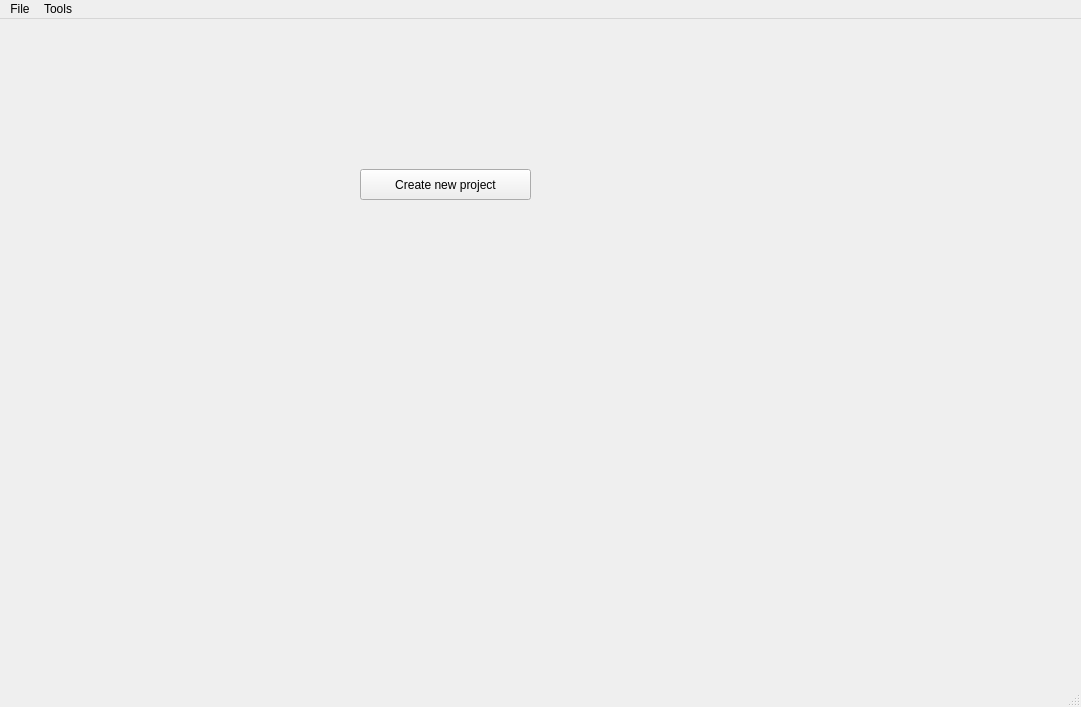
<?xml version="1.0" encoding="UTF-8"?>
<ui version="4.0">
 <class>MainWindow</class>
 <widget class="QMainWindow" name="MainWindow">
  <property name="geometry">
   <rect>
    <x>0</x>
    <y>0</y>
    <width>1081</width>
    <height>707</height>
   </rect>
  </property>
  <property name="windowTitle">
   <string>MainWindow</string>
  </property>
  <widget class="QWidget" name="centralwidget">
   <widget class="QPushButton" name="pushButton">
    <property name="geometry">
     <rect>
      <x>360</x>
      <y>150</y>
      <width>171</width>
      <height>31</height>
     </rect>
    </property>
    <property name="text">
     <string>Create new project</string>
    </property>
   </widget>
  </widget>
  <widget class="QMenuBar" name="menubar">
   <property name="geometry">
    <rect>
     <x>0</x>
     <y>0</y>
     <width>1081</width>
     <height>29</height>
    </rect>
   </property>
   <property name="defaultUp">
    <bool>false</bool>
   </property>
   <widget class="QMenu" name="menuFile">
    <property name="title">
     <string>File</string>
    </property>
    <addaction name="actionLoad_file"/>
    <addaction name="actionSave_file"/>
   </widget>
   <widget class="QMenu" name="menuTools">
    <property name="title">
     <string>Tools</string>
    </property>
    <addaction name="actionPreferences"/>
   </widget>
   <addaction name="menuFile"/>
   <addaction name="menuTools"/>
  </widget>
  <widget class="QStatusBar" name="statusbar"/>
  <action name="actionLoad_file">
   <property name="text">
    <string>Load file</string>
   </property>
  </action>
  <action name="actionSave_file">
   <property name="text">
    <string>Save file</string>
   </property>
  </action>
  <action name="actionPreferences">
   <property name="text">
    <string>Preferences</string>
   </property>
  </action>
 </widget>
 <resources/>
 <connections>
  <connection>
   <sender>pushButton</sender>
   <signal>clicked()</signal>
   <receiver>MainWindow</receiver>
   <slot>openCreateProjectDialog()</slot>
   <hints>
    <hint type="sourcelabel">
     <x>388</x>
     <y>194</y>
    </hint>
    <hint type="destinationlabel">
     <x>403</x>
     <y>282</y>
    </hint>
   </hints>
  </connection>
 </connections>
 <slots>
  <slot>openCreateProjectDialog()</slot>
 </slots>
</ui>
